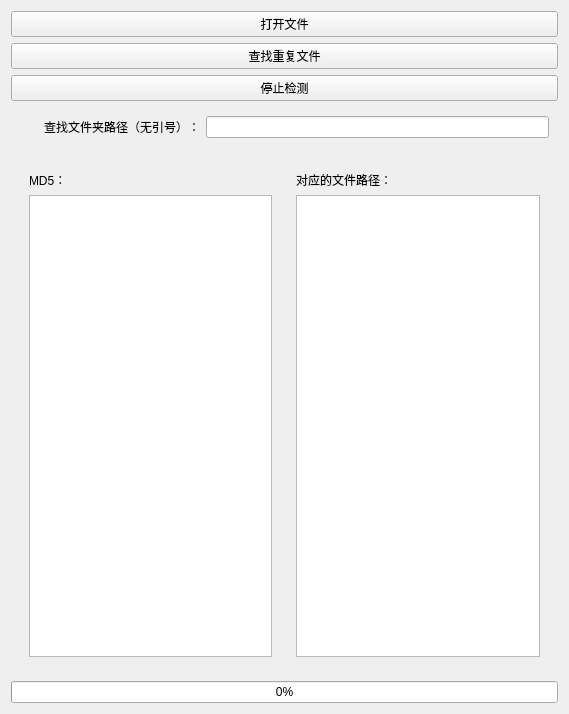
<?xml version="1.0" encoding="UTF-8"?>
<ui version="4.0">
 <class>Widget</class>
 <widget class="QWidget" name="Widget">
  <property name="geometry">
   <rect>
    <x>0</x>
    <y>0</y>
    <width>569</width>
    <height>714</height>
   </rect>
  </property>
  <property name="windowTitle">
   <string>Widget</string>
  </property>
  <layout class="QVBoxLayout" name="verticalLayout_3">
   <item>
    <widget class="QPushButton" name="open_file_button">
     <property name="text">
      <string>打开文件</string>
     </property>
    </widget>
   </item>
   <item>
    <widget class="QPushButton" name="get_files">
     <property name="text">
      <string>查找重复文件</string>
     </property>
    </widget>
   </item>
   <item>
    <widget class="QPushButton" name="stop_check">
     <property name="text">
      <string>停止检测</string>
     </property>
    </widget>
   </item>
   <item>
    <widget class="QWidget" name="widget" native="true">
     <layout class="QHBoxLayout" name="horizontalLayout_3">
      <item>
       <widget class="QWidget" name="widget_2" native="true">
        <layout class="QHBoxLayout" name="horizontalLayout"/>
       </widget>
      </item>
      <item>
       <widget class="QLabel" name="label">
        <property name="text">
         <string>查找文件夹路径（无引号）：</string>
        </property>
       </widget>
      </item>
      <item>
       <widget class="QLineEdit" name="file_path_edit"/>
      </item>
     </layout>
    </widget>
   </item>
   <item>
    <widget class="QWidget" name="widget_3" native="true">
     <layout class="QHBoxLayout" name="horizontalLayout_2">
      <item>
       <widget class="QWidget" name="widget_6" native="true">
        <layout class="QVBoxLayout" name="verticalLayout_2">
         <item>
          <widget class="QLabel" name="label_2">
           <property name="text">
            <string>MD5：</string>
           </property>
          </widget>
         </item>
         <item>
          <widget class="QListWidget" name="md5_listWidget"/>
         </item>
        </layout>
       </widget>
      </item>
      <item>
       <widget class="QWidget" name="widget_4" native="true">
        <layout class="QVBoxLayout" name="verticalLayout">
         <item>
          <widget class="QLabel" name="label_3">
           <property name="text">
            <string>对应的文件路径：</string>
           </property>
          </widget>
         </item>
         <item>
          <widget class="QListWidget" name="file_listWidget"/>
         </item>
        </layout>
       </widget>
      </item>
     </layout>
    </widget>
   </item>
   <item>
    <widget class="QProgressBar" name="progress_bar">
     <property name="value">
      <number>0</number>
     </property>
    </widget>
   </item>
  </layout>
 </widget>
 <resources/>
 <connections/>
</ui>
